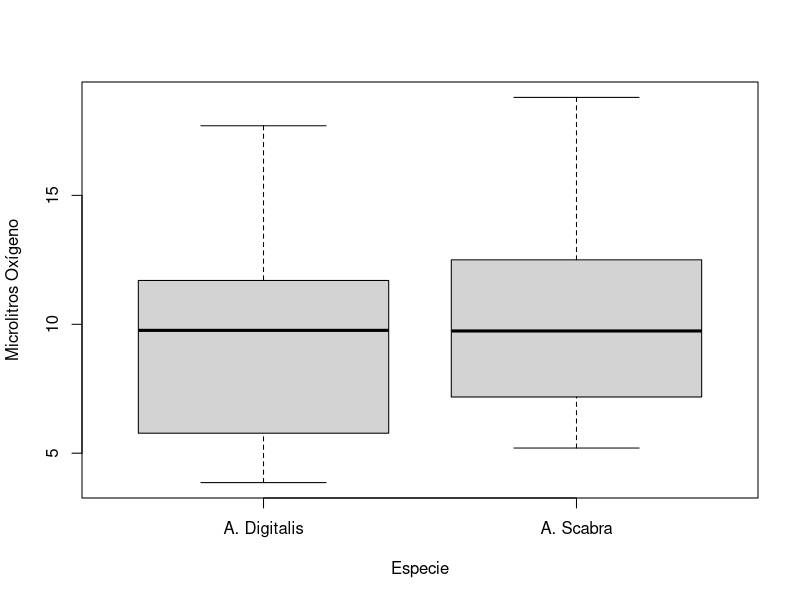
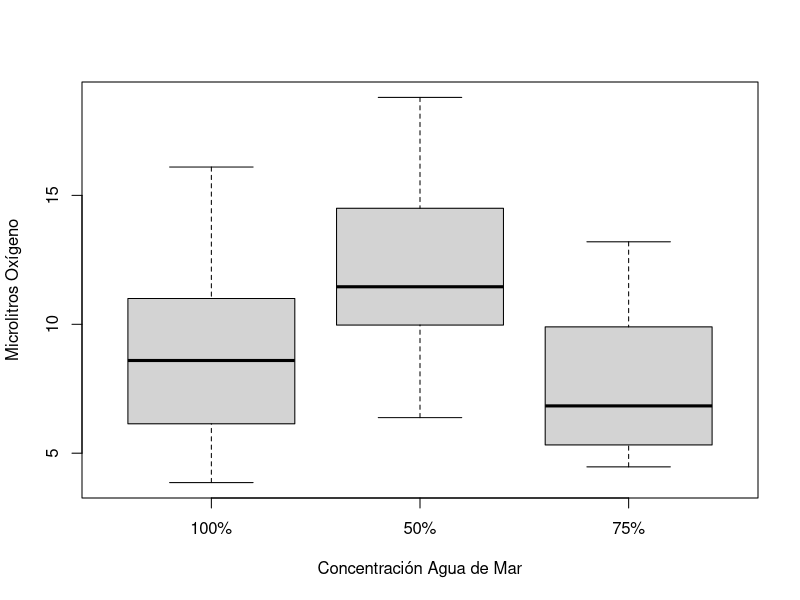
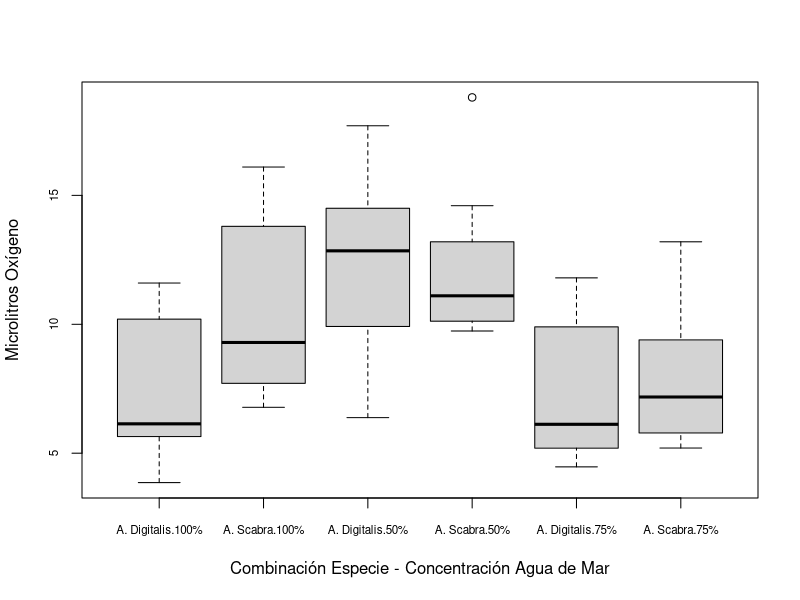

R code for these plots, in order:
## ---- chunk 1
knitr::opts_chunk$set(echo = TRUE)
## ---- chunk 2
microlitros.oxigeno = c(7.16,5.20,11.11,6.78,5.20,9.74,13.60,7.18,18.8,
                        8.93,6.37,9.74,8.26,13.20,10.50,14.00,8.39,14.60,
                        16.10,10.40,11.10,9.66,7.18,11.80,6.14,4.47,9.63,
                        3.86,9.90,6.38,10.40,5.75,13.40,5.49,11.8,14.50,
                        6.14,4.95,14.50,10.00,6.49,10.20,11.60,5.44,17.70,
                        5.80,9.90,12.30)
especie = factor(rep(c("A. Scabra","A. Digitalis"),each=24))
conc.agua.mar = factor(rep(c("100%","75%","50%"),times=16))

# COE: Cantidad Oxígeno Especie
tabla.datos.COE = data.frame(microlitros.oxigeno,especie,conc.agua.mar)

# Hago un doble head para ver si los datos de ambas especies se cargaron bien
head(tabla.datos.COE)
head(tabla.datos.COE[25:nrow(tabla.datos.COE),])
## ---- chunk 3
test.norm = aggregate(microlitros.oxigeno ~ especie+conc.agua.mar, data = tabla.datos.COE, FUN="shapiro.test")
test.norm$microlitros.oxigeno[which(test.norm$microlitros.oxigeno[,"p.value"] < 0.05),]
## ---- chunk 4
var.tests = c()

for (conc in unique(tabla.datos.COE$conc.agua.mar)) {
    X=tabla.datos.COE[tabla.datos.COE$especie == "A. Scabra" & tabla.datos.COE$conc.agua.mar == conc,]
    var.tests = c(var.tests, var.test(X$microlitros.oxigeno,
                                      tabla.datos.COE[
                                      tabla.datos.COE$especie == "A. Digitalis" & 
                                      tabla.datos.COE$conc.agua.mar == "100%",]$microlitros.oxigeno)$p.value,
                             var.test(X$microlitros.oxigeno,
                                      tabla.datos.COE[
                                      tabla.datos.COE$especie == "A. Digitalis" & 
                                      tabla.datos.COE$conc.agua.mar == "75%",]$microlitros.oxigeno)$p.value,
                             var.test(X$microlitros.oxigeno,
                                      tabla.datos.COE[
                                      tabla.datos.COE$especie == "A. Digitalis" & 
                                      tabla.datos.COE$conc.agua.mar == "50%",]$microlitros.oxigeno)$p.value
                 )
}

var.tests = c(var.tests, var.test(tabla.datos.COE[
                                      tabla.datos.COE$especie == "A. Scabra" & 
                                      tabla.datos.COE$conc.agua.mar == "100%",]$microlitros.oxigeno,
                                      tabla.datos.COE[
                                      tabla.datos.COE$especie == "A. Scabra" & 
                                      tabla.datos.COE$conc.agua.mar == "75%",]$microlitros.oxigeno)$p.value,
                  var.test(tabla.datos.COE[
                                      tabla.datos.COE$especie == "A. Scabra" & 
                                      tabla.datos.COE$conc.agua.mar == "100%",]$microlitros.oxigeno,
                                      tabla.datos.COE[
                                      tabla.datos.COE$especie == "A. Scabra" & 
                                      tabla.datos.COE$conc.agua.mar == "50%",]$microlitros.oxigeno)$p.value)

length(var.tests[which(var.tests < 0.05)])
## ---- chunk 5
boxplot(microlitros.oxigeno ~ especie, data = tabla.datos.COE, xlab="Especie",ylab="Microlitros Oxígeno")
boxplot(microlitros.oxigeno ~ conc.agua.mar, data = tabla.datos.COE, xlab="Concentración Agua de Mar",ylab="Microlitros Oxígeno")
boxplot(microlitros.oxigeno ~ especie+conc.agua.mar, data = tabla.datos.COE,
        xlab="Combinación Especie - Concentración Agua de Mar",ylab="Microlitros Oxígeno",
        cex.axis=0.70)
## ---- chunk 6
a = 2 
b = 3 
n = 8

suma.cuadrados = sum(tabla.datos.COE$microlitros.oxigeno^2)
suma.total = sum(tabla.datos.COE$microlitros.oxigeno)
suma.especie = aggregate(microlitros.oxigeno ~ especie, data=tabla.datos.COE, FUN="sum")
suma.concentracion = aggregate(microlitros.oxigeno ~ conc.agua.mar, data=tabla.datos.COE, FUN="sum")
suma.combinacion.niveles = aggregate(microlitros.oxigeno ~ especie+conc.agua.mar,
                                     data = tabla.datos.COE, FUN="sum")

# Suma de cuadrados
SST = suma.cuadrados - suma.total^2/(a*b*n)
SSEspecie = (1/(b*n))*sum(suma.especie[,2]^2)-suma.total^2/(a*b*n)
SSConcentracion = (1/(a*n))*sum(suma.concentracion[,2]^2)-suma.total^2/(a*b*n)
SSTr = (1/n)*sum(suma.combinacion.niveles[,3]^2)-suma.total^2/(a*b*n)
SSEspecieConcentracion = SSTr-SSEspecie-SSConcentracion
SSE = SST-SSTr

# Cuadrados medios
MSEspecie = SSEspecie/(a-1)
MSConcentracion = SSConcentracion/(b-1)
MSEspecieConcentracion = SSEspecieConcentracion/((a-1)*(b-1))
MSTr = SSTr/(a*b-1)
MSE = SSE/(a*b*(n-1))

# Estadísticos F
FTratamientos = MSTr/MSE 
FEspecie = MSEspecie/MSE
FConcentracion = MSConcentracion/MSE
FEspecieConcentracion = MSEspecieConcentracion/MSE

# p-valores
p.valor.tratamientos = pf(FTratamientos,(a*b-1),(a*b*(n-1)),lower.tail = FALSE)
p.valor.Especie = pf(FEspecie,(a-1),(a*b*(n-1)),lower.tail = FALSE)
p.valor.Concentracion = pf(FConcentracion,(b-1),(a*b*(n-1)),lower.tail = FALSE)
p.valor.EspecieConcentracion = pf(FEspecieConcentracion,((a-1)*(b-1)),(a*b*(n-1)),lower.tail = FALSE)
## ---- chunk 7
summary(aov(microlitros.oxigeno ~ especie*conc.agua.mar, data = tabla.datos.COE))

# Para los tratamientos
summary(aov(microlitros.oxigeno ~ especie:conc.agua.mar, data = tabla.datos.COE))
## ---- chunk 8
pairwise.t.test(tabla.datos.COE$microlitros.oxigeno,tabla.datos.COE$especie,p.adjust.method = "holm")
pairwise.t.test(tabla.datos.COE$microlitros.oxigeno,tabla.datos.COE$conc.agua.mar,p.adjust.method = "holm")
pairwise.t.test(tabla.datos.COE$microlitros.oxigeno,(tabla.datos.COE$especie:tabla.datos.COE$conc.agua.mar),p.adjust.method = "holm") 

# Nuestros datos estan balanceados, por tanto podemos utilizar el Contraste de Tukey
TukeyHSD(aov(microlitros.oxigeno ~ especie*conc.agua.mar, data = tabla.datos.COE))
#TukeyHSD(aov(microlitros.oxigeno ~ especie:conc.agua.mar, data = tabla.datos.COE))
